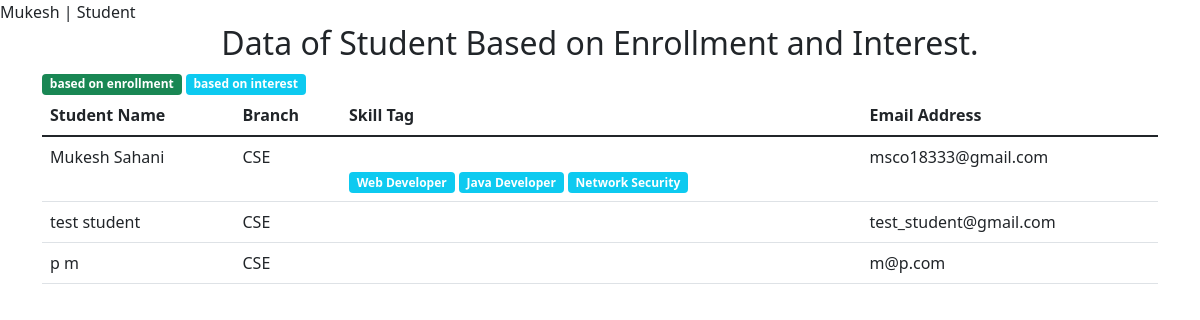
/professor/studentview/ (signed in), run on the app's committed database.
### user/models.py (models this page shows)
class profile(models.Model):
    user = models.OneToOneField(User,on_delete=models.CASCADE, related_name='profile')
    firstname=models.CharField(max_length=30,null=True)
    lastname=models.CharField(max_length=30,null=True)
    organisation = models.CharField(max_length=30,choices=[("Profesor", "Profesor"), ("Student", "Student")])
    semester = models.CharField(max_length=1,choices=[('1','1'),('2','2'),('3','3'),('4','4'),('5','5'),('6','6'),('7','7'),('8',
    '8')],null=True)
    passout_year=models.IntegerField(null=True)
    placement_year=models.IntegerField(null=True)
    branch=models.CharField(max_length=30,choices=[("CSE", "CSE"), ("CIVIL", "CIVIL"),("ECE", "ECE"),("MECH", "MECH")],null=True)

### course_system/models.py (models this page shows)
class studentDomain(models.Model):
    user_id = models.ForeignKey(User, related_name='sudent_d', on_delete=models.CASCADE)
    skill_name = models.CharField(max_length=100)

### professor_panel/views.py (the view)
# urls.py: path('studentview/', views.student_data_view, name="StudentMap")
@login_required
def student_data_view(request):
    context = {}
    student_map_data = get_student_map()
    for d in student_map_data:
        print(d.tag_list)
    context['student_map_list'] = student_map_data
    return render(request, 'professor/profesor_student_detail.html', context)

### course_system/core.py (called while the page is built)
def get_student_tag_list(student_profile_object : profile):
    course_list_student = [course_data.course_id for course_data in CourseEnroll.objects.filter(student_id = User.objects.get(username = student_profile_object.user.username))]
    student_tag_list = []
    for course in course_list_student:
        student_tag_list.extend(get_tag_course(course_object = course))
    return student_tag_list

### professor_panel/core.py (called while the page is built)
def get_student_map():
    student_tag_map_list = []
    student_profile_data = profile.objects.filter(organisation = 'Student')
    for student in student_profile_data:
        student_tag_list = get_student_tag_list(student_profile_object=student)
        student_tag_list_init = studentDomain.objects.filter(user_id = User.objects.get(username = student.user.username))
        student_tag_map_list.append(
            StudentTagMap(
                student_profile_data=student,
                tag_list_course=list(set(student_tag_list)),
                tag_list_interest=list(set([st.skill_name for st in student_tag_list_init]))
            )
        )
    return student_tag_map_list

### professor_panel/templates/professor/profesor_student_detail.html (shortened to what this page needs)
{% extends 'professor.basic.html' %}
{% load static %}
{% block head %}
        {{ request.user.profile.firstname }} | Student
{% endblock %}
{% block body %}
    <div class="container">
        <center>
            <p class="h2">
                Data of Student Based on Enrollment and Interest.
            </p>
        </center>
    </div>
    <div class="container">
        <span class="badge bg-success">
            based on enrollment
        </span>
        <span class="badge bg-info">
            based on interest
        </span>
        <table class="table">
            <thead>
                <th scope="col">
                    Student Name
                </th>
                <th scope="col">
                    Branch
                </th>
                <th scope="col">
                    Skill Tag
                </th>
                <th scope="col">
                    Email Address
                </th>
            </thead>
            <tbody>
                {% for student_data in student_map_list %}
                    <tr>
                        <td>
                            {{ student_data.student_profile.firstname }} {{ student_data.student_profile.lastname }}
                        </td>
                        <td>
                            {{ student_data.student_profile.branch }}
                        </td>
                        <td>
                            <br/>
                            {% for tag in student_data.tag_list_in %}
                                <span class="badge bg-info">{{ tag }}</span>
                            {% endfor %}
                        </td>
                        <td>
                            {{ student_data.student_profile.user.username }}
                        </td>
                    </tr>
                {% endfor %}
            </tbody>
        </table>
    </div>
{% endblock %}

### data on the page
profile: student_profile.firstname "Mukesh", student_profile.lastname "Sahani", student_profile.branch "CSE", student_profile.user.username "msco18333@gmail.com"
studentDomain: tag_list_in "Web Developer"
studentDomain: tag_list_in "Java Developer"
studentDomain: tag_list_in "Network Security"
profile: student_profile.firstname "test", student_profile.lastname "student", student_profile.branch "CSE", student_profile.user.username "test_student@gmail.com"
profile: student_profile.firstname "p", student_profile.lastname "m", student_profile.branch "CSE", student_profile.user.username "m@p.com"
